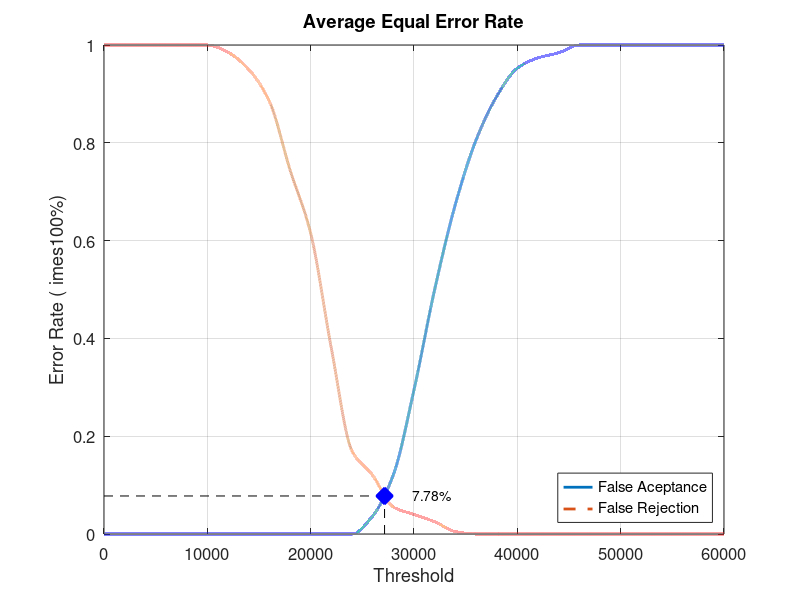
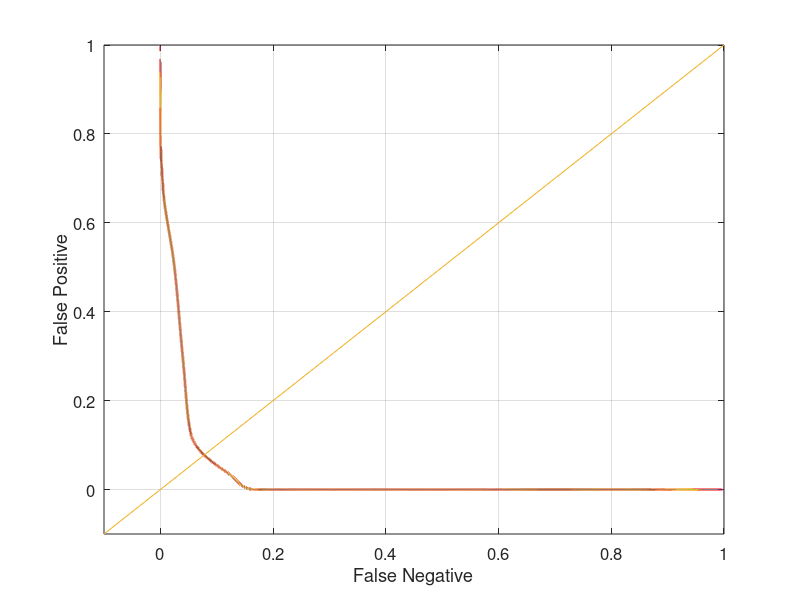

Recreate these plots in MATLAB, in order.
close all;
clear;
clc;
x = 0:2000:60000;
xq = 0:0.5:60000;

y0 = [0 0 0 0 0 0 0 0 0 0 0 0 0 0.0368421 0.121053 0.294737 0.5 0.673684 0.805263 0.894737 0.952632 0.973684 0.984211 1 1 1 1 1 1 1 1]
yy0 = interp1(x, y0, xq, 'pchip');
y1 = [1 1 1 1 1 1 0.985 0.95 0.885 0.745 0.615 0.38 0.17 0.12 0.055 0.04 0.025 0.005 0 0 0 0 0 0 0 0 0 0 0 0 0]
yy1 = interp1(x, y1, xq, 'pchip');

% Calculating EER: 
y2 = abs(y0 - y1);
find(y2 == min(y2))
yy2 = abs(yy0 - yy1);
xEER = find(yy2 == min(yy2));
xEERIndex = xq(xEER) % X-axis EER
yEER = yy0(xEER) % Y-axis EER

main = figure
plot(xq, yy0,'-','LineWidth', 2);	hold on
plot(xq, yy1,'--','LineWidth', 2);	hold on
plot([xEERIndex xEERIndex], [0 yEER], 'k--');	hold on
plot([0 xEERIndex], [yEER yEER], 'k--');	hold on
plot(xEERIndex, yEER, 'bx', 'LineWidth', 10);	hold on
text(xEERIndex + 10 * xEERIndex / 100, yEER, [num2str(round((10000 * yEER)) / 100) '%'])
legend('False Aceptance', 'False Rejection', 'Location', 'SouthEast')
xlabel('Threshold')
ylabel('Error Rate (	imes100%)')
title('Average Equal Error Rate')
set(gca, 'FontSize', 12)
axis([0 60000 0 1])
grid on

print(main, 'Database4_4Main', '-dpng');
FNRxFPR = figure('Color', [1 1 1]);
plot(yy1, yy0, '-', yy1, yy0, 'LineWidth', 2);
hold on
y = -0.1:0.1:1
plot(y, y); 
set(gca, 'FontSize', 12)
xlabel('False Negative')
ylabel('False Positive')
axis([-0.1 1 -0.1 1])
set(gca, 'FontSize', 12)
grid on

print(FNRxFPR, 'Database4_4FNRxFPR','-dpng');
